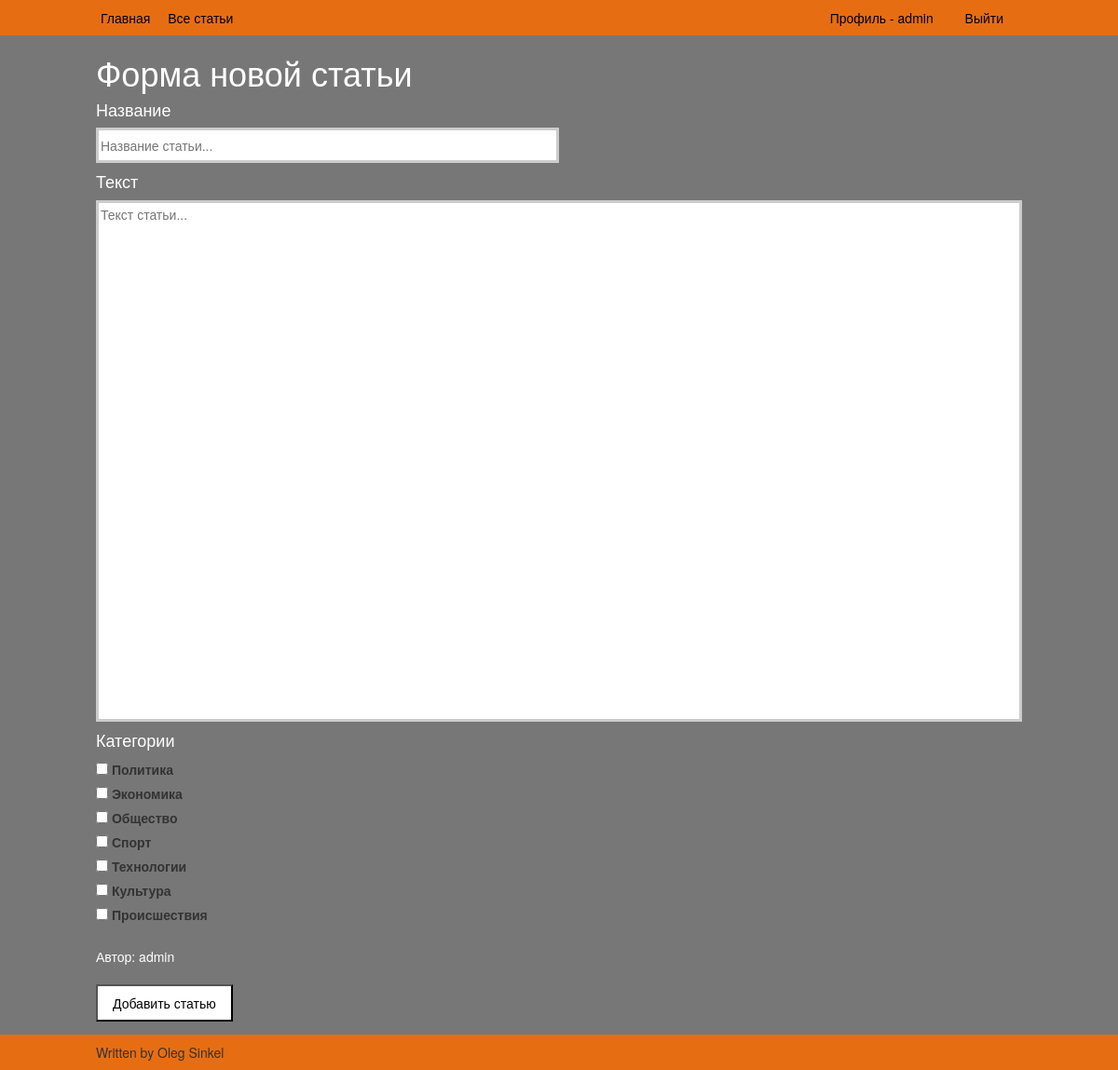
The page /articles/create/ (signed in) on the database its author committed.
### newnotes/models.py (models this page shows)
class Category(models.Model):
    name = models.CharField('название', max_length=50)
    includes_article = models.ManyToManyField(Article, through='ArticleCategoryRelation')

### newnotes/views.py (the view, shortened to what this page needs)
# urls.py: path('articles/create/', views.create_article, name='create_article'),
def create_article(request):
    if not request.user.groups.filter(name='admin').count():
        raise Http404('Доступ запрещен!')
    category_list = Category.objects.all()
    return render(request, 'articles/create.html', {'category_list': category_list})

### webnotes/templates/articles/create.html (shortened to what this page needs)
{% extends 'base.html' %}
{% block content %}
<div class="form">
	<h1>Форма новой статьи</h1>
	<form method="POST">
		<h4>Название</h4>
		<input type="text" name="title" placeholder="Название статьи..."><br/>
		<h4>Текст</h4>
		<textarea placeholder="Текст статьи..." name="text"></textarea><br/>
		<h4>Категории</h4>
		{% for category in category_list %}
			<div>
				<input type="checkbox" name="category" value="{{category.id}}">
				<label>{{category.name}}</label>
			</div>
		{%endfor%}<br/>
		<p>Автор: {{user}}</p>
		<input type="submit" value="Добавить статью">
	</form>
</div>
{% endblock %}

### webnotes/templates/base.html (shortened to what this page needs)
{% load static %}
<html>
<head>
  	<link rel="stylesheet" href="https://maxcdn.bootstrapcdn.com/bootstrap/3.3.7/css/bootstrap.min.css">
  	<link rel="stylesheet" type="text/css" href="{% static 'main/css/main.css' %}">
</head>
<body>
	<div id="wrap">
		<header>
			<div class="container">
				<a href="{% url 'newnotes:index' %}">Главная</a>
				<a href="{% url 'newnotes:list_articles' %}">Все статьи</a>
				<nav>
			  	<ul>
			 			{% if user.is_authenticated %}
			   			<li><a href="{% url 'newnotes:profile'%}?next={{request.path}}">Профиль - {{ user.get_username }}</a></li>
			   			<li><a href="{% url 'logout'%}?next={{request.path}}">Выйти</a></li>
			 			{% else %}
			 				<li><a href="{% url 'newnotes:register'%}?next={{request.path}}">Регистрация</a></li>
			   			<li><a href="{% url 'login'%}?next={{request.path}}">Войти</a></li>
			 			{% endif %}
					</ul>
				</nav>
			</div>
		</header>
		<main>
			<div class="container">
				{% block content %}{% endblock %}
			</div>
		</main>
	</div>
	<footer>
		<div class="container">
			Written by Oleg Sinkel
		</div>
	</footer>
</body>
</html>

### webnotes/static/main/css/main.css (style rules this page uses)
body { height: 100%; background: #777; }
P { color: white; }
h1, h2, h3, h4, h5, h6 { color: white; }
.container { width: 100%; max-width: 1024px; margin-left: 15% auto; margin-right: 15% auto; padding: 0px 15px; }
.container:after, .row:after { content: ""; display: table; clear: both; }
#wrap { min-height: 100%; }
header { background: #E76D13; line-height: 38px; }
main { padding-bottom: 38px; }
footer { margin-top: -38px; background: #E76D13; line-height: 38px; }
header a { color: #000; padding: 0 10px; margin-left: -0.36em; text-decoration: none; }
nav { float: right; }
nav ul { margin: 0; padding: 0; list-style: none; }
nav li { display: inline-block; padding: 0 10px; margin-left: -0.36em; }
input[type=text], input[type=email], input[type=password] { width: 50%; height: 38px; border: 3px solid #ccc; transition: 0.5s; outline: none; }
.form textarea { width: 100%; height: 70%; border: 3px solid #ccc; resize: none; outline: none; transition: 0.5s; }
input[type=submit] { background-color: white; color: #000; text-decoration: none; margin-top: 10px; padding: 8px 16px; cursor: pointer; }

### rows shown on the page
Category: name "Политика"
Category: name "Экономика"
Category: name "Общество"
Category: name "Спорт"
Category: name "Технологии"
Category: name "Культура"
Category: name "Происшествия"

### other values the page prints
{{ user.get_username }} "admin"
{{ user }} "admin"
